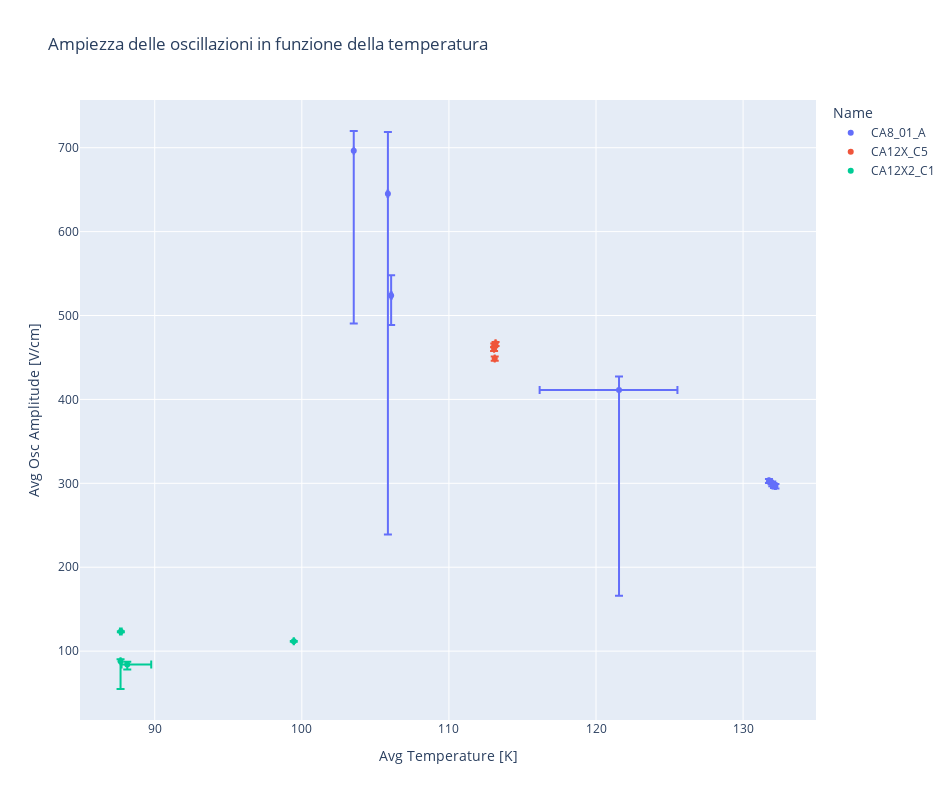
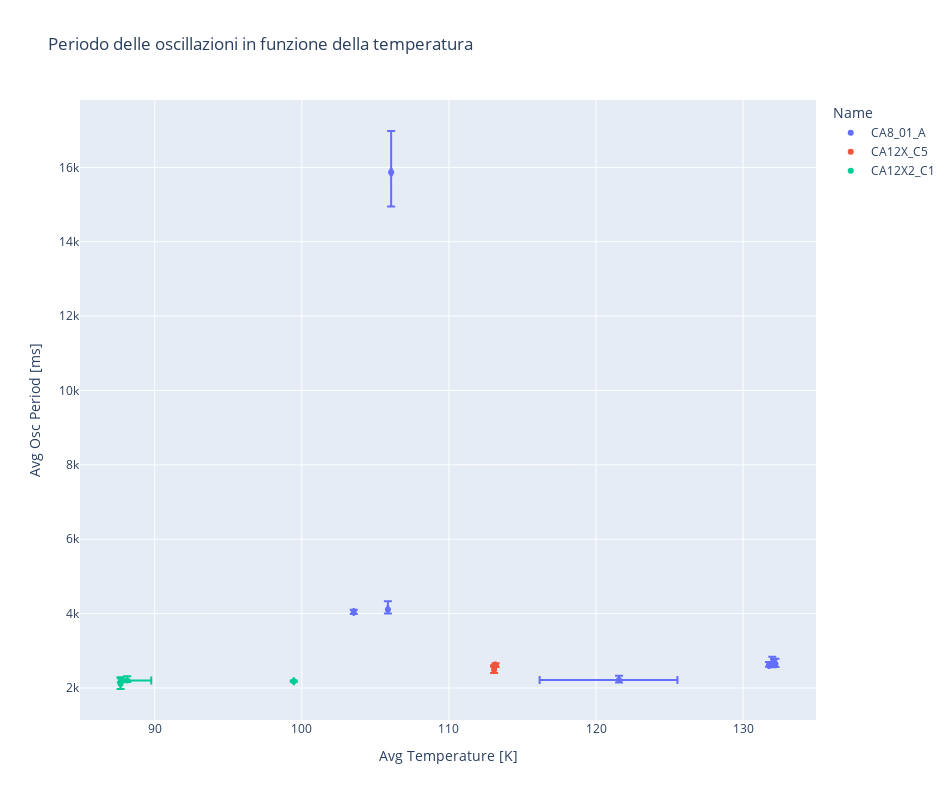

Notebook cell for these charts, in order:
### Markdown cell above
### Oscillazioni in funzione della temperatura

### Code cell
# Range dell'ampiezza delle oscillazioni in funzione della temperatura
fig = px.scatter(df_fixed, x='Avg Temperature [K]', y='Avg Osc Amplitude [V/cm]', 
title='Ampiezza delle oscillazioni in funzione della temperatura',
color="Name", hover_name="Experiment", log_y=False, error_y='e_a_plus', error_y_minus='e_a_minus', 
error_x='e_t_plus', error_x_minus='e_t_minus',
width=952, height=800)
fig.show()

# Range del periodo delle oscillazioni in funzione della temperatura
fig = px.scatter(df_fixed, x='Avg Temperature [K]', y='Avg Osc Period [ms]', 
title='Periodo delle oscillazioni in funzione della temperatura',
color="Name", hover_name="Experiment", log_y=False, error_y='e_p_plus', error_y_minus='e_p_minus',
error_x='e_t_plus', error_x_minus='e_t_minus',
width=952, height=800)
fig.show()

### Figure 1 — Plotly figure (JSON) as saved in the notebook; plotly's stock layout.template omitted (floating-point values rounded to 4 significant figures)
{"data": [{"error_x": {"array": [0.02031, 3.972, 0.02788, 0.04527, 0.001282, 0.04379, 0.03426, 0.02943], "arrayminus": [0.03303, 5.397, 0.02845, 0.03846, 0.001936, 0.04613, 0.03589, 0.02944]}, "error_y": {"array": [73.48, 16.0, 2.279, 24.03, 23.47, 2.621, 1.972, 2.558], "arrayminus": [406.0, 245.2, 2.878, 35.34, 205.9, 3.052, 3.341, 2.086]}, "hovertemplate": "<b>%{hovertext}</b><br><br>Name=CA8_01_A<br>Avg Temperature [K]=%{x}<br>Avg Osc Amplitude [V/cm]=%{y}<extra></extra>", "hovertext": ["CA8_01_A_square_waveform_value_3.5e-08A-20220422142852", "CA8_01_A_at_fixed_current_5e-7A-20220422113350", "CA8_01_A_at_fixed_current_1.42e-6A-20220421121309", "CA8_01_A_square_waveform_value_3e-08A-20220422141850", "CA8_01_A_at_fixed_current_3e-8A-20220422093131", "CA8_01_A_at_fixed_current_1.38e-6A-20220421120616", "CA8_01_A_at_fixed_current_1.40e-6A-20220421120923", "CA8_01_A_at_fixed_current_1.34e-6A-20220421120127"], "legendgroup": "CA8_01_A", "marker": {"color": "#636efa", "symbol": "circle"}, "mode": "markers", "name": "CA8_01_A", "orientation": "v", "showlegend": true, "type": "scatter", "x": [105.9, 121.6, 132.2, 106.1, 103.5, 132.0, 132.1, 131.8], "xaxis": "x", "y": [645.1, 411.2, 296.8, 523.9, 696.4, 299.4, 297.7, 302.6], "yaxis": "y"}, {"error_x": {"array": [0.001829, 0.007885, 0.002397, 0.001819], "arrayminus": [0.00181, 0.007264, 0.001696, 0.001336]}, "error_y": {"array": [1.872, 1.758, 2.36, 1.872], "arrayminus": [2.072, 3.063, 2.692, 2.792]}, "hovertemplate": "<b>%{hovertext}</b><br><br>Name=CA12X_C5<br>Avg Temperature [K]=%{x}<br>Avg Osc Amplitude [V/cm]=%{y}<extra></extra>", "hovertext": ["CA12X_C5_at_fixed_current_3.5e-7A-20220413144545", "CA12X_C5_at_fixed_current_4e-7A-20220413143802", "CA12X_C5_at_fixed_current_3e-7A-20220413144233", "CA12X_C5_at_fixed_current_4.5e-7A-20220413144649"], "legendgroup": "CA12X_C5", "marker": {"color": "#EF553B", "symbol": "circle"}, "mode": "markers", "name": "CA12X_C5", "orientation": "v", "showlegend": true, "type": "scatter", "x": [113.1, 113.2, 113.1, 113.1], "xaxis": "x", "y": [464.9, 466.8, 448.9, 460.4], "yaxis": "y"}, {"error_x": {"array": [0.004438, 1.628, 0.05805, 0.008821], "arrayminus": [0.004854, 0.3896, 0.06165, 0.008525]}, "error_y": {"array": [2.354, 3.517, 0.4255, 0.3788], "arrayminus": [32.96, 5.894, 0.7445, 0.5581]}, "hovertemplate": "<b>%{hovertext}</b><br><br>Name=CA12X2_C1<br>Avg Temperature [K]=%{x}<br>Avg Osc Amplitude [V/cm]=%{y}<extra></extra>", "hovertext": ["CA12X2_C1_current_square_waveform_value_1.6e-07A-20220428171247", "CA12X2_C1_at_fixed_current_1.6e-7A-20220428174333", "CA12X2_C1_current_square_waveform_value_3e-07A-20220428163159", "CA12X2_C1_at_fixed_current_6e-7A-20220428175416"], "legendgroup": "CA12X2_C1", "marker": {"color": "#00cc96", "symbol": "circle"}, "mode": "markers", "name": "CA12X2_C1", "orientation": "v", "showlegend": true, "type": "scatter", "x": [87.68, 88.13, 87.7, 99.45], "xaxis": "x", "y": [87.82, 83.93, 123.3, 111.8], "yaxis": "y"}], "layout": {"height": 800, "legend": {"title": {"text": "Name"}, "tracegroupgap": 0}, "title": {"text": "Ampiezza delle oscillazioni in funzione della temperatura"}, "width": 952, "xaxis": {"anchor": "y", "domain": [0, 1], "title": {"text": "Avg Temperature [K]"}}, "yaxis": {"anchor": "x", "domain": [0, 1], "title": {"text": "Avg Osc Amplitude [V/cm]"}}}}

### Figure 2 — Plotly figure (JSON) as saved in the notebook; plotly's stock layout.template omitted (floating-point values rounded to 4 significant figures)
{"data": [{"error_x": {"array": [0.02031, 3.972, 0.02788, 0.04527, 0.001282, 0.04379, 0.03426, 0.02943], "arrayminus": [0.03303, 5.397, 0.02845, 0.03846, 0.001936, 0.04613, 0.03589, 0.02944]}, "error_y": {"array": [222.9, 113.7, 143.9, 1109.0, 58.45, 191.7, 138.7, 82.42], "arrayminus": [108.1, 66.31, 77.08, 919.4, 55.55, 85.3, 75.31, 45.58]}, "hovertemplate": "<b>%{hovertext}</b><br><br>Name=CA8_01_A<br>Avg Temperature [K]=%{x}<br>Avg Osc Period [ms]=%{y}<extra></extra>", "hovertext": ["CA8_01_A_square_waveform_value_3.5e-08A-20220422142852", "CA8_01_A_at_fixed_current_5e-7A-20220422113350", "CA8_01_A_at_fixed_current_1.42e-6A-20220421121309", "CA8_01_A_square_waveform_value_3e-08A-20220422141850", "CA8_01_A_at_fixed_current_3e-8A-20220422093131", "CA8_01_A_at_fixed_current_1.38e-6A-20220421120616", "CA8_01_A_at_fixed_current_1.40e-6A-20220421120923", "CA8_01_A_at_fixed_current_1.34e-6A-20220421120127"], "legendgroup": "CA8_01_A", "marker": {"color": "#636efa", "symbol": "circle"}, "mode": "markers", "name": "CA8_01_A", "orientation": "v", "showlegend": true, "type": "scatter", "x": [105.9, 121.6, 132.2, 106.1, 103.5, 132.0, 132.1, 131.8], "xaxis": "x", "y": [4108.0, 2214.0, 2642.0, 15870.0, 4044.0, 2645.0, 2643.0, 2618.0], "yaxis": "y"}, {"error_x": {"array": [0.001829, 0.007885, 0.002397, 0.001819], "arrayminus": [0.00181, 0.007264, 0.001696, 0.001336]}, "error_y": {"array": [14.57, 62.55, 25.43, 96.25], "arrayminus": [16.43, 42.45, 14.57, 83.75]}, "hovertemplate": "<b>%{hovertext}</b><br><br>Name=CA12X_C5<br>Avg Temperature [K]=%{x}<br>Avg Osc Period [ms]=%{y}<extra></extra>", "hovertext": ["CA12X_C5_at_fixed_current_3.5e-7A-20220413144545", "CA12X_C5_at_fixed_current_4e-7A-20220413143802", "CA12X_C5_at_fixed_current_3e-7A-20220413144233", "CA12X_C5_at_fixed_current_4.5e-7A-20220413144649"], "legendgroup": "CA12X_C5", "marker": {"color": "#EF553B", "symbol": "circle"}, "mode": "markers", "name": "CA12X_C5", "orientation": "v", "showlegend": true, "type": "scatter", "x": [113.1, 113.2, 113.1, 113.1], "xaxis": "x", "y": [2597.0, 2605.0, 2589.0, 2489.0], "yaxis": "y"}, {"error_x": {"array": [0.004438, 1.628, 0.05805, 0.008821], "arrayminus": [0.004854, 0.3896, 0.06165, 0.008525]}, "error_y": {"array": [177.4, 110.4, 73.36, 19.25], "arrayminus": [139.6, 40.55, 34.64, 19.75]}, "hovertemplate": "<b>%{hovertext}</b><br><br>Name=CA12X2_C1<br>Avg Temperature [K]=%{x}<br>Avg Osc Period [ms]=%{y}<extra></extra>", "hovertext": ["CA12X2_C1_current_square_waveform_value_1.6e-07A-20220428171247", "CA12X2_C1_at_fixed_current_1.6e-7A-20220428174333", "CA12X2_C1_current_square_waveform_value_3e-07A-20220428163159", "CA12X2_C1_at_fixed_current_6e-7A-20220428175416"], "legendgroup": "CA12X2_C1", "marker": {"color": "#00cc96", "symbol": "circle"}, "mode": "markers", "name": "CA12X2_C1", "orientation": "v", "showlegend": true, "type": "scatter", "x": [87.68, 88.13, 87.7, 99.45], "xaxis": "x", "y": [2113.0, 2203.0, 2189.0, 2183.0], "yaxis": "y"}], "layout": {"height": 800, "legend": {"title": {"text": "Name"}, "tracegroupgap": 0}, "title": {"text": "Periodo delle oscillazioni in funzione della temperatura"}, "width": 952, "xaxis": {"anchor": "y", "domain": [0, 1], "title": {"text": "Avg Temperature [K]"}}, "yaxis": {"anchor": "x", "domain": [0, 1], "title": {"text": "Avg Osc Period [ms]"}}}}
